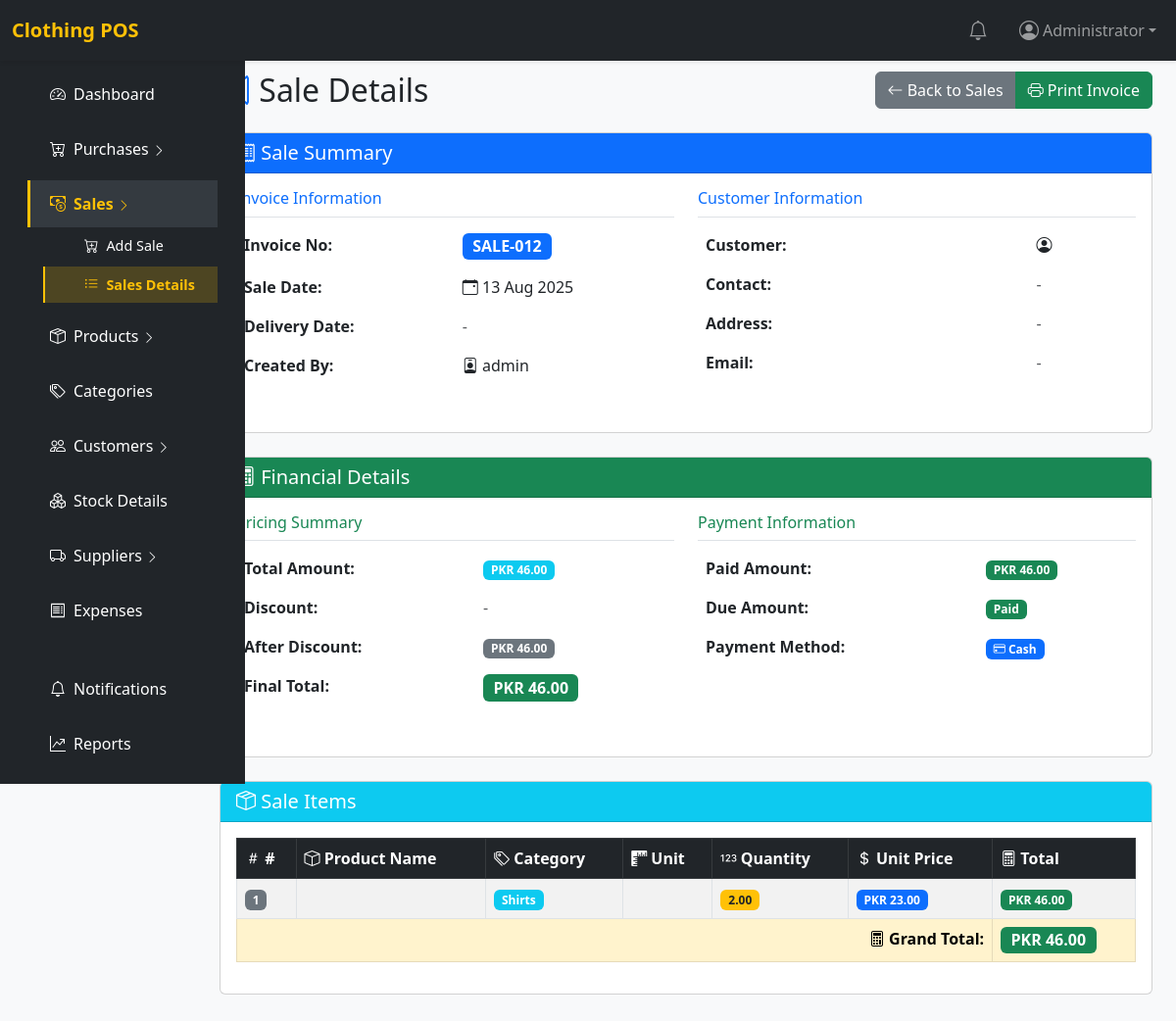
The app's page /sale_details.php?id=12 (signed in) with its own data.
### tables this page shows
CREATE TABLE `sale` (
  `id` int(11) NOT NULL,
  `customer_id` int(11) DEFAULT NULL,
  `walk_in_cust_name` varchar(255) NOT NULL DEFAULT '0',
  `discount` decimal(15,2) NOT NULL DEFAULT 0.00,
  `after_discount` decimal(15,2) NOT NULL,
  `sale_date` date NOT NULL,
  `expiry_date` date DEFAULT NULL,
  `sale_no` varchar(50) DEFAULT NULL,
  `subtotal` decimal(15,2) NOT NULL DEFAULT 0.00,
  `total_amount` decimal(15,2) NOT NULL DEFAULT 0.00,
  `paid_amount` decimal(15,2) NOT NULL DEFAULT 0.00,
  `due_amount` decimal(15,2) NOT NULL DEFAULT 0.00,
  `payment_method_id` int(11) DEFAULT NULL,
  `notes` text DEFAULT NULL,
  `status` enum('pending','in_progress','completed','delivered','cancelled') NOT NULL DEFAULT 'pending',
  `delivery_date` date DEFAULT NULL,
  `created_by` int(11) DEFAULT NULL,
  `created_at` timestamp NOT NULL DEFAULT current_timestamp()
);

CREATE TABLE `system_users` (
  `id` int(11) NOT NULL,
  `role_id` int(11) NOT NULL,
  `status` int(11) NOT NULL DEFAULT 1,
  `name` varchar(100) NOT NULL,
  `username` varchar(50) NOT NULL,
  `email` varchar(50) NOT NULL,
  `password` varchar(100) NOT NULL,
  `contact` varchar(50) NOT NULL,
  `image` varchar(255) DEFAULT NULL,
  `address` varchar(255) NOT NULL,
  `signupdate` date NOT NULL,
  `last_login` timestamp NULL DEFAULT NULL
);

CREATE TABLE `payment_method` (
  `id` int(11) NOT NULL,
  `method` varchar(100) NOT NULL,
  `status` tinyint(1) NOT NULL DEFAULT 1,
  `created_at` timestamp NOT NULL DEFAULT current_timestamp()
);

CREATE TABLE `sale_items` (
  `id` int(11) NOT NULL,
  `sale_id` int(11) NOT NULL,
  `product_id` int(11) NOT NULL,
  `warehouse_id` int(11) NOT NULL DEFAULT 0,
  `product_code` varchar(255) NOT NULL,
  `price` decimal(15,2) NOT NULL,
  `stock_qty` int(11) NOT NULL,
  `quantity` int(11) NOT NULL,
  `total_price` decimal(15,2) NOT NULL,
  `category_name` varchar(255) DEFAULT NULL,
  `notes` text DEFAULT NULL
);

### sale_details.php (the view, shortened to what this page needs)
<?php
require_once 'includes/config.php';
$sale_id = intval($_GET['id'] ?? 0);
$stmt = $pdo->prepare("
    SELECT s.*, COALESCE(c.name, s.walk_in_cust_name) AS customer_name, c.mobile AS customer_contact, c.address AS customer_address, c.email AS customer_email,
           u.username AS created_by_name
    FROM sale s
    LEFT JOIN customer c ON s.customer_id = c.id
    LEFT JOIN system_users u ON s.created_by = u.id
    WHERE s.id = ?
");
$stmt->execute([$sale_id]);
$sale = $stmt->fetch(PDO::FETCH_ASSOC);
$stmt = $pdo->prepare("
    SELECT
        si.id,
        si.sale_id,
        si.product_id,
        si.warehouse_id,
        si.product_code,
        si.price,
        si.stock_qty,
        si.quantity,
        si.total_price,
        si.category_name,
        si.notes,
        p.product_name,
        p.product_unit,
        COALESCE(cat.category, si.category_name) AS category_name_final
    FROM sale_items si
    LEFT JOIN products p ON si.product_id = p.id
    LEFT JOIN categories cat ON p.category_id = cat.id
    WHERE si.sale_id = ?
    ORDER BY si.id
");
try {
    $stmt->execute([$sale_id]);
    $sale_items = $stmt->fetchAll(PDO::FETCH_ASSOC);
} catch (Exception $e) {
    error_log("Error fetching sale items: " . $e->getMessage());
    $sale_items = [];
}
include 'includes/header.php';
?>
<div class="container-fluid">
    <div class="row">
        <?php include 'includes/sidebar.php'; ?>
        <main class="col-md-10 ms-sm-auto px-4 py-5" style="margin-top: 25px;">
            <div class="d-flex justify-content-between align-items-center mb-4">
                <h2 class="mb-0"><i class="bi bi-receipt text-primary"></i> Sale Details</h2>
                <div class="btn-group" role="group">
                    <a href="sales.php" class="btn btn-secondary">
                        <i class="bi bi-arrow-left"></i> Back to Sales
                    </a>
                    <a href="print_invoice.php?id=<?= $sale_id ?>" target="_blank" class="btn btn-success">
                        <i class="bi bi-printer"></i> Print Invoice
                    </a>
                </div>
            </div>
            <div class="card mb-4">
                <div class="card-header bg-primary text-white">
                    <h5 class="mb-0"><i class="bi bi-receipt"></i> Sale Summary</h5>
                </div>
                <div class="card-body">
                    <div class="row">
                        <div class="col-md-6 mb-3">
                            <h6 class="text-primary border-bottom pb-2">Invoice Information</h6>
                            <table class="table table-borderless">
                                <tr>
                                    <td><strong>Invoice No:</strong></td>
                                    <td><span class="badge bg-primary fs-6"><?= htmlspecialchars($sale['sale_no']) ?></span></td>
                                </tr>
                                <tr>
                                    <td><strong>Sale Date:</strong></td>
                                    <td><i class="bi bi-calendar-event"></i> <?= date('d M Y', strtotime($sale['sale_date'])) ?></td>
                                </tr>
                                <tr>
                                    <td><strong>Delivery Date:</strong></td>
                                    <td>
                                        <?php if ($sale['delivery_date']): ?>
                                            <i class="bi bi-calendar-check text-success"></i> <?= date('d M Y', strtotime($sale['delivery_date'])) ?>
                                        <?php else: ?>
                                            <span class="text-muted">-</span>
                                        <?php endif; ?>
                                    </td>
                                </tr>
                                <tr>
                                    <td><strong>Created By:</strong></td>
                                    <td><i class="bi bi-person-badge"></i> <?= htmlspecialchars($sale['created_by_name']) ?></td>
                                </tr>
                            </table>
                        </div>
                        <div class="col-md-6 mb-3">
                            <h6 class="text-primary border-bottom pb-2">Customer Information</h6>
                            <table class="table table-borderless">
                                <tr>
                                    <td><strong>Customer:</strong></td>
                                    <td><i class="bi bi-person-circle"></i> <?= htmlspecialchars($sale['customer_name']) ?></td>
                                </tr>
                                <tr>
                                    <td><strong>Contact:</strong></td>
                                    <td>
                                        <?php if ($sale['customer_contact']): ?>
                                            <i class="bi bi-telephone"></i> <?= htmlspecialchars($sale['customer_contact']) ?>
                                        <?php else: ?>
                                            <span class="text-muted">-</span>
                                        <?php endif; ?>
                                    </td>
                                </tr>
                                <tr>
                                    <td><strong>Address:</strong></td>
                                    <td>
                                        <?php if ($sale['customer_address']): ?>
                                            <i class="bi bi-geo-alt"></i> <?= htmlspecialchars($sale['customer_address']) ?>
                                        <?php else: ?>
                                            <span class="text-muted">-</span>
                                        <?php endif; ?>
                                    </td>
                                </tr>
                                <tr>
                                    <td><strong>Email:</strong></td>
                                    <td>
                                        <?php if ($sale['customer_email']): ?>
                                            <i class="bi bi-envelope"></i> <?= htmlspecialchars($sale['customer_email']) ?>
                                        <?php else: ?>
                                            <span class="text-muted">-</span>
                                        <?php endif; ?>
                                    </td>
                                </tr>
                            </table>
                        </div>
                    </div>
                </div>
            </div>
                         <?php
             $grand_total = 0;
             foreach ($sale_items as $item) {
                 $grand_total += $item['total_price'];
             }
             ?>
             <div class="card mb-4">
                 <div class="card-header bg-success text-white">
                     <h5 class="mb-0"><i class="bi bi-calculator"></i> Financial Details</h5>
                 </div>
                 <div class="card-body">
                     <div class="row">
                         <div class="col-md-6 mb-3">
                             <h6 class="text-success border-bottom pb-2">Pricing Summary</h6>
                             <table class="table table-borderless">
                                 <tr>
                                     <td><strong>Total Amount:</strong></td>
                                     <td><span class="badge bg-info">PKR <?= number_format($grand_total, 2) ?></span></td>
                                 </tr>
                                 <tr>
                                     <td><strong>Discount:</strong></td>
                                     <td>
                                         <?php if ($sale['discount'] > 0): ?>
                                             <span class="badge bg-warning text-dark">PKR <?= number_format($sale['discount'], 2) ?></span>
                                         <?php else: ?>
                                             <span class="text-muted">-</span>
                                         <?php endif; ?>
                                     </td>
                                 </tr>
                                 <tr>
                                     <td><strong>After Discount:</strong></td>
                                     <td><span class="badge bg-secondary">PKR <?= number_format($grand_total - $sale['discount'], 2) ?></span></td>
                                 </tr>
                                 <tr>
                                     <td><strong>Final Total:</strong></td>
                                     <td><span class="badge bg-success fs-6"><strong>PKR <?= number_format($grand_total - $sale['discount'], 2) ?></strong></span></td>
                                 </tr>
                             </table>
                         </div>
                        <div class="col-md-6 mb-3">
                            <h6 class="text-success border-bottom pb-2">Payment Information</h6>
                            <table class="table table-borderless">
                                <tr>
                                    <td><strong>Paid Amount:</strong></td>
                                    <td><span class="badge bg-success">PKR <?= number_format($sale['paid_amount'], 2) ?></span></td>
                                </tr>
                                                                 <tr>
                                     <td><strong>Due Amount:</strong></td>
                                     <td>
                                         <?php
                                         $final_total = $grand_total - $sale['discount'];
                                         $due_amount = $final_total - $sale['paid_amount'];
                                         if ($due_amount > 0): ?>
                                             <span class="badge bg-danger">PKR <?= number_format($due_amount, 2) ?></span>
                                         <?php else: ?>
                                             <span class="badge bg-success">Paid</span>
                                         <?php endif; ?>
                                     </td>
                                 </tr>
                                <tr>
                                    <td><strong>Payment Method:</strong></td>
                                    <td>
                                        <?php
                                        if ($sale['payment_method_id']) {
                                            $stmt = $pdo->prepare("SELECT method FROM payment_method WHERE id = ?");
                                            $stmt->execute([$sale['payment_method_id']]);
                                            $method = $stmt->fetch(PDO::FETCH_ASSOC);
                                            echo '<span class="badge bg-primary"><i class="bi bi-credit-card"></i> ' . htmlspecialchars($method['method'] ?? '') . '</span>';
                                        } else {
                                            echo '<span class="text-muted">-</span>';
                                        }
                                        ?>
                                    </td>
                                </tr>
                            </table>
                        </div>
                    </div>
                </div>
            </div>
            <div class="card">
                <div class="card-header bg-info text-white">
                    <h5 class="mb-0"><i class="bi bi-box-seam"></i> Sale Items</h5>
                </div>
                <div class="card-body table-responsive">
                    <table class="table table-bordered table-striped table-hover">
                        <thead class="table-dark">
                            <tr>
                                <th><i class="bi bi-hash"></i> #</th>
                                <th><i class="bi bi-box"></i> Product Name</th>
                                <th><i class="bi bi-tags"></i> Category</th>
                                <th><i class="bi bi-rulers"></i> Unit</th>
                                <th><i class="bi bi-123"></i> Quantity</th>
                                <th><i class="bi bi-currency-dollar"></i> Unit Price</th>
                                <th><i class="bi bi-calculator"></i> Total</th>
                            </tr>
                        </thead>
                        <tbody>
                            <?php $counter = 1; foreach ($sale_items as $item): ?>
                                <tr>
                                    <td><span class="badge bg-secondary"><?= $counter++ ?></span></td>
                                    <td><strong><?= htmlspecialchars($item['product_name']) ?></strong></td>
                                    <td><span class="badge bg-info"><?= htmlspecialchars($item['category_name_final']) ?></span></td>
                                    <td><?= htmlspecialchars($item['product_unit']) ?></td>
                                    <td><span class="badge bg-warning text-dark"><?= number_format($item['quantity'], 2) ?></span></td>
                                    <td><span class="badge bg-primary">PKR <?= number_format($item['price'], 2) ?></span></td>
                                    <td><span class="badge bg-success"><strong>PKR <?= number_format($item['total_price'], 2) ?></strong></span></td>
                                </tr>
                            <?php endforeach; ?>
                            <tr class="table-warning">
                                <td colspan="6" class="text-end"><strong><i class="bi bi-calculator"></i> Grand Total:</strong></td>
                                <td><strong><span class="badge bg-success fs-6">PKR <?= number_format($grand_total, 2) ?></span></strong></td>
                            </tr>
                        </tbody>
                    </table>
                </div>
            </div>
        </main>
    </div>
</div>
<?php include 'includes/footer.php'; ?>

### includes/header.php (style rules this page uses)
body { background: #f8f9fa; margin: 0; padding: 0; }

### records on screen
sale: sale_no "SALE-012", sale_date "13 Aug 2025", system_users.username "admin", $grand_total-$sale['discount'] "46.00", paid_amount "46.00"
payment_method: method "Cash"
sale_items: category_name_final "Shirts", quantity "2.00", price "23.00", total_price "46.00"

### other values on screen
current_user() "Administrator"
$grand_total "46.00"
